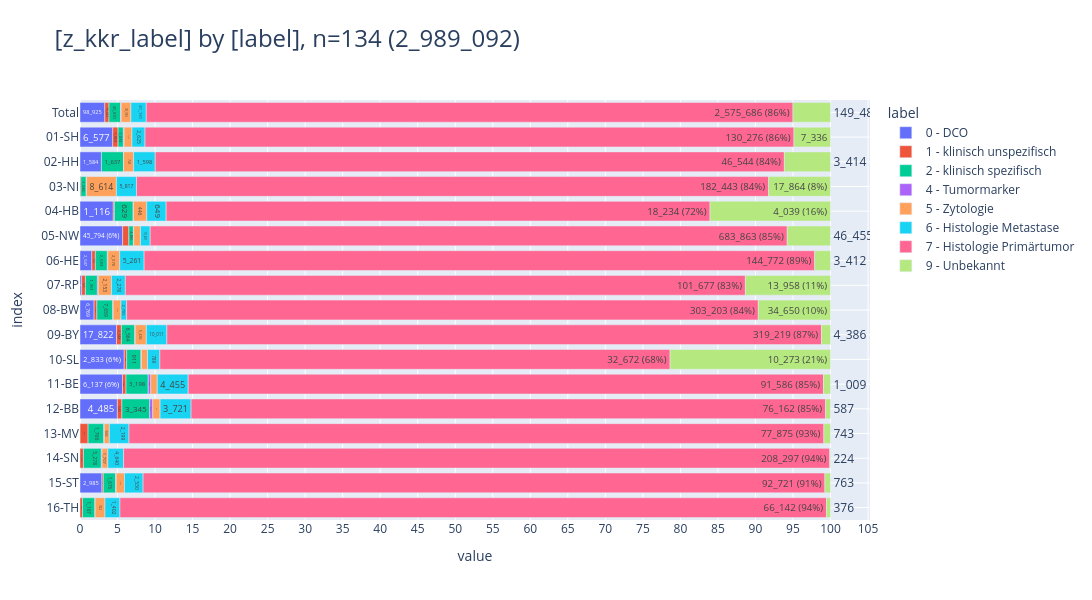

Notebook code cell kept with this figure:
### Markdown cell above
#### <a id='toc1_3_3_5_'></a>[Verteilung Diagnosesicherung](#toc0_)
- **Filter: `DJ` 2020-2023**

> keine DCO Kodierungen in `03-NI`, `13-MV`, `15-ST`, `16-TH`  
>
> `>20%` Unbekannt in `10-SL`

### Code cell
db_dsich = con.sql(f"""--sql
    select
        z_kkr_label,
        --Diagnosesicherung,
        Diagnosesicherung::text || ' - ' || name as label,
    from Tumor tum
    left join dim_diagnosesicherung_clin dsich on dsich.Code = tum.Diagnosesicherung
    where {FILTER_DY}
""")
# tbl.descr_db(db_dsich, "dsich")
pls.plot_stacked_bars(db_dsich.to_df(), show_total=True, relative=True, normalize=True, orientation="h", show_pct_bar=True)

### Figure 1 — Plotly figure (JSON) as saved in the notebook; plotly's stock layout.template omitted (floating-point values rounded to 4 significant figures)
{"data": [{"hovertemplate": "col=0 - DCO<br>value=%{x}<br>index=%{y}<br>cnt_pct_bar_str=%{text}<extra></extra>", "legendgroup": "0 - DCO", "marker": {"color": "#636EFA", "pattern": {"shape": ""}}, "name": "0 - DCO", "orientation": "h", "showlegend": true, "text": ["98_925", "6_577", "1_584", "1_116", "45_794 (6%)", "2_547", "265", "6_769", "17_822", "2_833 (6%)", "6_137 (6%)", "4_485", "8", "1", "2_985", "2"], "textposition": "auto", "type": "bar", "x": [98925, 6577, 1584, 1116, 45794, 2547, 265, 6769, 17822, 2833, 6137, 4485, 8, 1, 2985, 2], "xaxis": "x", "y": [" Total", "01-SH", "02-HH", "04-HB", "05-NW", "06-HE", "07-RP", "08-BW", "09-BY", "10-SL", "11-BE", "12-BB", "13-MV", "14-SN", "15-ST", "16-TH"], "yaxis": "y"}, {"hovertemplate": "col=1 - klinisch unspezifisch<br>value=%{x}<br>index=%{y}<br>cnt_pct_bar_str=%{text}<extra></extra>", "legendgroup": "1 - klinisch unspezifisch", "marker": {"color": "#EF553B", "pattern": {"shape": ""}}, "name": "1 - klinisch unspezifisch", "orientation": "h", "showlegend": true, "text": ["16_627", "1_063", "257", "37", "6_669", "772", "625", "1_331", "2_348", "157", "498", "543", "895", "1_015", "181", "236"], "textposition": "auto", "type": "bar", "x": [16627, 1063, 257, 37, 6669, 772, 625, 1331, 2348, 157, 498, 543, 895, 1015, 181, 236], "xaxis": "x", "y": [" Total", "01-SH", "03-NI", "04-HB", "05-NW", "06-HE", "07-RP", "08-BW", "09-BY", "10-SL", "11-BE", "12-BB", "13-MV", "14-SN", "15-ST", "16-TH"], "yaxis": "y"}, {"hovertemplate": "col=2 - klinisch spezifisch<br>value=%{x}<br>index=%{y}<br>cnt_pct_bar_str=%{text}<extra></extra>", "legendgroup": "2 - klinisch spezifisch", "marker": {"color": "#00CC96", "pattern": {"shape": ""}}, "name": "2 - klinisch spezifisch", "orientation": "h", "showlegend": true, "text": ["45_870", "1_074", "1_637", "1_536", "629", "4_886", "2_583", "1_961", "7_659", "6_564", "911", "3_198", "3_345", "1_766", "5_278", "1_676", "1_167"], "textposition": "auto", "type": "bar", "x": [45870, 1074, 1637, 1536, 629, 4886, 2583, 1961, 7659, 6564, 911, 3198, 3345, 1766, 5278, 1676, 1167], "xaxis": "x", "y": [" Total", "01-SH", "02-HH", "03-NI", "04-HB", "05-NW", "06-HE", "07-RP", "08-BW", "09-BY", "10-SL", "11-BE", "12-BB", "13-MV", "14-SN", "15-ST", "16-TH"], "yaxis": "y"}, {"hovertemplate": "col=4 - Tumormarker<br>value=%{x}<br>index=%{y}<br>cnt_pct_bar_str=%{text}<extra></extra>", "legendgroup": "4 - Tumormarker", "marker": {"color": "#AB63FA", "pattern": {"shape": ""}}, "name": "4 - Tumormarker", "orientation": "h", "showlegend": true, "text": ["2_381", "144", "3", "101", "11", "378", "110", "152", "159", "185", "40", "370", "365", "55", "217", "80", "11"], "textposition": "auto", "type": "bar", "x": [2381, 144, 3, 101, 11, 378, 110, 152, 159, 185, 40, 370, 365, 55, 217, 80, 11], "xaxis": "x", "y": [" Total", "01-SH", "02-HH", "03-NI", "04-HB", "05-NW", "06-HE", "07-RP", "08-BW", "09-BY", "10-SL", "11-BE", "12-BB", "13-MV", "14-SN", "15-ST", "16-TH"], "yaxis": "y"}, {"hovertemplate": "col=5 - Zytologie<br>value=%{x}<br>index=%{y}<br>cnt_pct_bar_str=%{text}<extra></extra>", "legendgroup": "5 - Zytologie", "marker": {"color": "#FFA15A", "pattern": {"shape": ""}}, "name": "5 - Zytologie", "orientation": "h", "showlegend": true, "text": ["38_953", "1_573", "743", "8_614", "446", "7_153", "2_570", "2_153", "3_749", "5_436", "384", "937", "874", "566", "1_707", "1_126", "922"], "textposition": "auto", "type": "bar", "x": [38953, 1573, 743, 8614, 446, 7153, 2570, 2153, 3749, 5436, 384, 937, 874, 566, 1707, 1126, 922], "xaxis": "x", "y": [" Total", "01-SH", "02-HH", "03-NI", "04-HB", "05-NW", "06-HE", "07-RP", "08-BW", "09-BY", "10-SL", "11-BE", "12-BB", "13-MV", "14-SN", "15-ST", "16-TH"], "yaxis": "y"}, {"hovertemplate": "col=6 - Histologie Metastase<br>value=%{x}<br>index=%{y}<br>cnt_pct_bar_str=%{text}<extra></extra>", "legendgroup": "6 - Histologie Metastase", "marker": {"color": "#19D3F3", "pattern": {"shape": ""}}, "name": "6 - Histologie Metastase", "orientation": "h", "showlegend": true, "text": ["61_161", "2_625", "1_598", "5_817", "649", "10_481", "5_261", "2_278", "2_705", "10_011", "789", "4_455", "3_721", "2_199", "4_640", "2_530", "1_402"], "textposition": "auto", "type": "bar", "x": [61161, 2625, 1598, 5817, 649, 10481, 5261, 2278, 2705, 10011, 789, 4455, 3721, 2199, 4640, 2530, 1402], "xaxis": "x", "y": [" Total", "01-SH", "02-HH", "03-NI", "04-HB", "05-NW", "06-HE", "07-RP", "08-BW", "09-BY", "10-SL", "11-BE", "12-BB", "13-MV", "14-SN", "15-ST", "16-TH"], "yaxis": "y"}, {"hovertemplate": "col=7 - Histologie Primärtumor<br>value=%{x}<br>index=%{y}<br>cnt_pct_bar_str=%{text}<extra></extra>", "legendgroup": "7 - Histologie Primärtumor", "marker": {"color": "#FF6692", "pattern": {"shape": ""}}, "name": "7 - Histologie Primärtumor", "orientation": "h", "showlegend": true, "text": ["2_575_686 (86%)", "130_276 (86%)", "46_544 (84%)", "182_443 (84%)", "18_234 (72%)", "683_863 (85%)", "144_772 (89%)", "101_677 (83%)", "303_203 (84%)", "319_219 (87%)", "32_672 (68%)", "91_586 (85%)", "76_162 (85%)", "77_875 (93%)", "208_297 (94%)", "92_721 (91%)", "66_142 (94%)"], "textposition": "auto", "type": "bar", "x": [2575686, 130276, 46544, 182443, 18234, 683863, 144772, 101677, 303203, 319219, 32672, 91586, 76162, 77875, 208297, 92721, 66142], "xaxis": "x", "y": [" Total", "01-SH", "02-HH", "03-NI", "04-HB", "05-NW", "06-HE", "07-RP", "08-BW", "09-BY", "10-SL", "11-BE", "12-BB", "13-MV", "14-SN", "15-ST", "16-TH"], "yaxis": "y"}, {"hovertemplate": "col=9 - Unbekannt<br>value=%{x}<br>index=%{y}<br>cnt_pct_bar_str=%{text}<extra></extra>", "legendgroup": "9 - Unbekannt", "marker": {"color": "#B6E880", "pattern": {"shape": ""}}, "name": "9 - Unbekannt", "orientation": "h", "showlegend": true, "text": ["149_489 (5%)", "7_336", "3_414 (6%)", "17_864 (8%)", "4_039 (16%)", "46_455 (6%)", "3_412", "13_958 (11%)", "34_650 (10%)", "4_386", "10_273 (21%)", "1_009", "587", "743", "224", "763", "376"], "textposition": "auto", "type": "bar", "x": [149489, 7336, 3414, 17864, 4039, 46455, 3412, 13958, 34650, 4386, 10273, 1009, 587, 743, 224, 763, 376], "xaxis": "x", "y": [" Total", "01-SH", "02-HH", "03-NI", "04-HB", "05-NW", "06-HE", "07-RP", "08-BW", "09-BY", "10-SL", "11-BE", "12-BB", "13-MV", "14-SN", "15-ST", "16-TH"], "yaxis": "y"}], "layout": {"barmode": "relative", "barnorm": "percent", "height": 600, "legend": {"title": {"text": "label"}, "tracegroupgap": 0, "traceorder": "normal"}, "title": {"font": {"size": 24}, "text": "[z_kkr_label] by [label], n=134 (2_989_092)", "xanchor": "left", "y": 0.95, "yanchor": "top"}, "width": 1600, "xaxis": {"anchor": "y", "domain": [0, 1], "dtick": 5, "gridwidth": 1, "showgrid": true, "title": {"text": "value"}}, "yaxis": {"anchor": "x", "categoryarray": ["16-TH", "15-ST", "14-SN", "13-MV", "12-BB", "11-BE", "10-SL", "09-BY", "08-BW", "07-RP", "06-HE", "05-NW", "04-HB", "03-NI", "02-HH", "01-SH", " Total"], "categoryorder": "array", "domain": [0, 1], "gridwidth": 1, "showgrid": true, "title": {"text": "index"}}}}
